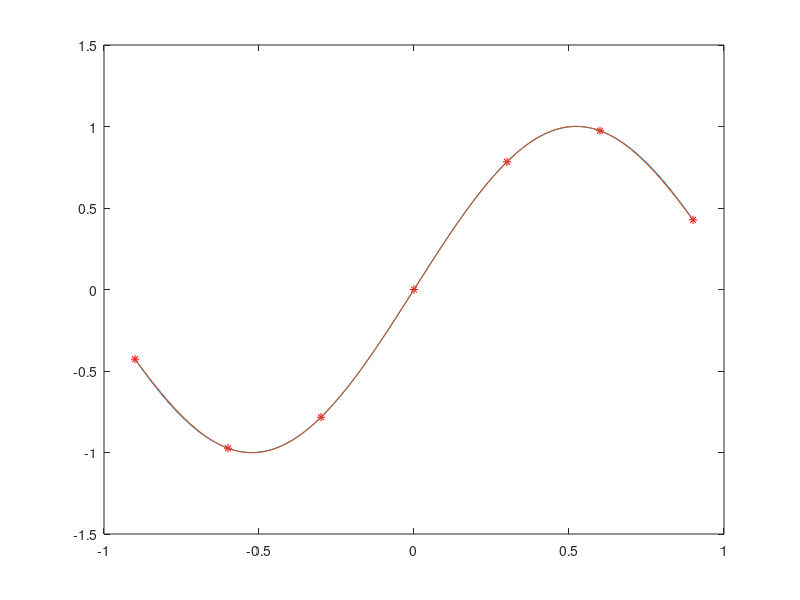

Reproduce this figure in MATLAB.
x = -0.9:0.3:0.9;
y=sin(3*x);

L =polyfit(x,y,6);

x1 = -0.9:0.01:0.9;
y1 = sin(3*x1);

g1= abs(polyval(L,-0.8) - sin(3*-0.8));
g2= abs(polyval(L,0.8) - sin(3*0.8));

plot(x,y,'r*',x1,y1,x1,polyval(L,x1));